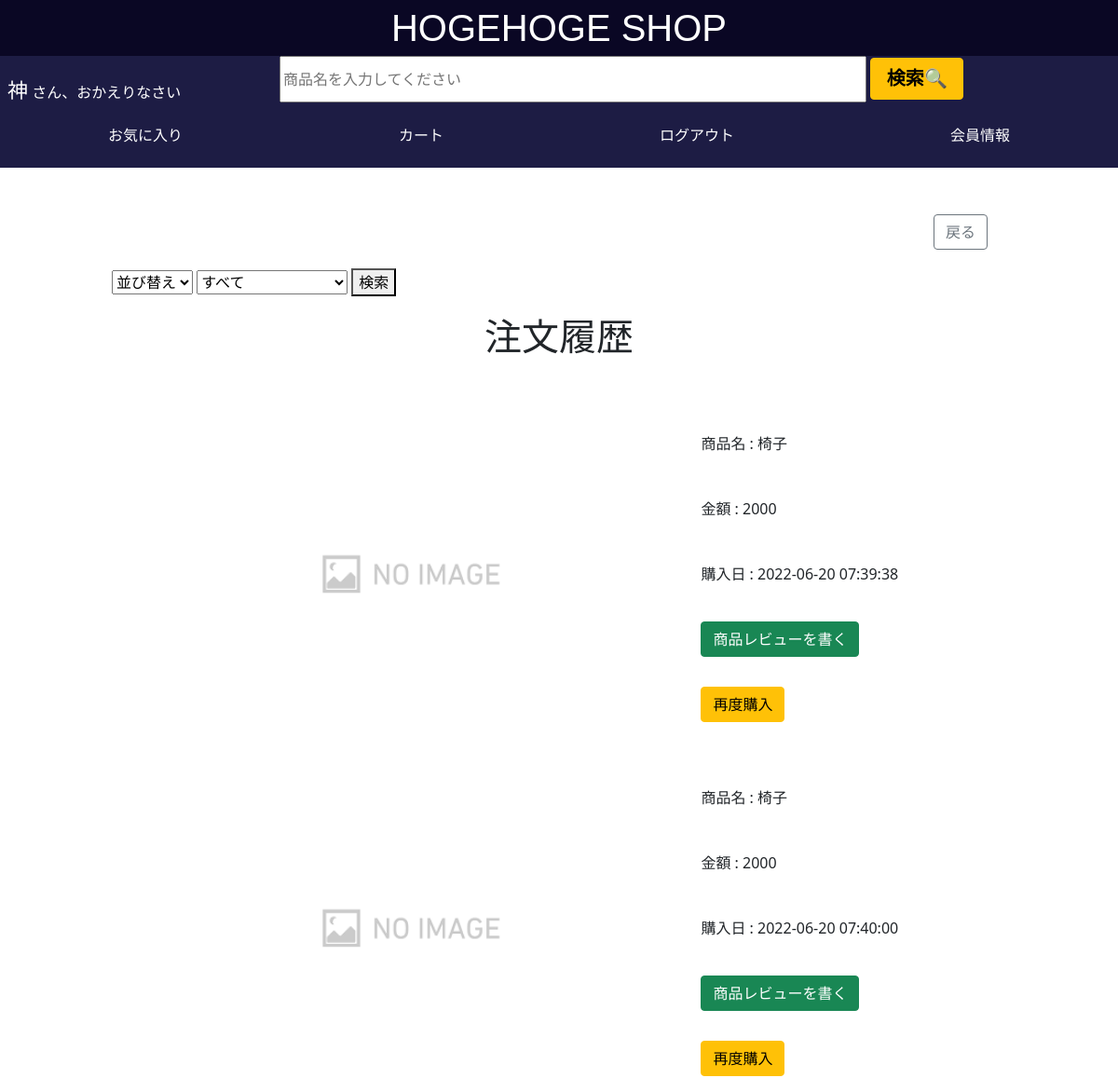
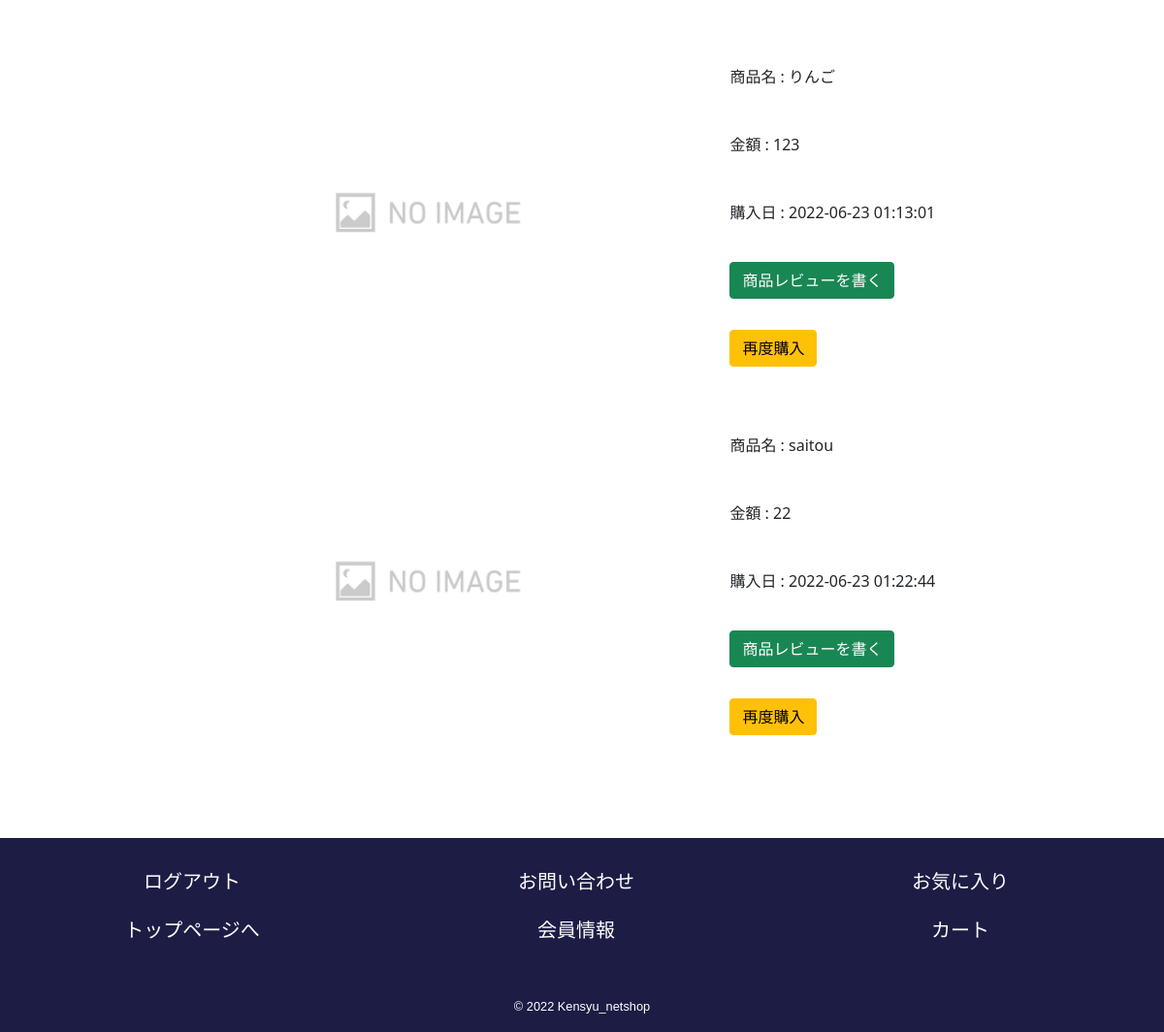
Page /kaiinjouhou/rireki.php (signed in) on the committed database (2 pictures, top to bottom).
### tables this page shows
CREATE TABLE `users` (
  `id` int(11) NOT NULL COMMENT 'ユーザーID',
  `name` varchar(255) NOT NULL COMMENT 'ユーザー名',
  `name_kana` varchar(255) NOT NULL COMMENT 'ユーザー仮名',
  `nickname` varchar(255) NOT NULL COMMENT 'ニックネーム',
  `sex` int(11) DEFAULT NULL COMMENT '性別',
  `birthday` date DEFAULT NULL COMMENT '誕生日',
  `zipcode` varchar(255) NOT NULL COMMENT '郵便番号',
  `address` varchar(255) NOT NULL COMMENT '住所',
  `tell` varchar(20) NOT NULL COMMENT '電話番号',
  `email` varchar(255) NOT NULL COMMENT 'メールアドレス',
  `pass` varchar(255) NOT NULL COMMENT 'パスワード',
  `created` timestamp NOT NULL DEFAULT CURRENT_TIMESTAMP COMMENT '作成日',
  `updatetime` timestamp NOT NULL DEFAULT CURRENT_TIMESTAMP ON UPDATE CURRENT_TIMESTAMP COMMENT '更新日'
);

CREATE TABLE `history` (
  `id` int(11) NOT NULL COMMENT '注文履歴ID',
  `user_id` int(11) NOT NULL COMMENT 'ユーザーID',
  `name` varchar(255) NOT NULL COMMENT '商品名(購入時)',
  `price` int(11) NOT NULL COMMENT '価格(購入時)',
  `num` int(11) NOT NULL COMMENT 'なんこその商品を買ったか',
  `item_id` int(11) NOT NULL COMMENT '商品リンク',
  `created` timestamp NOT NULL DEFAULT CURRENT_TIMESTAMP COMMENT '作成日'
);

### kaiinjouhou/rireki.php (the view, shortened to what this page needs)
<?php
require('../library.php');
if (isset($_SESSION['id'])) {
    $user_id = $_SESSION['id'];
} else {
    header('Location: login.php');
    exit();
}
$s = '';
$p = '';
  $db = dbconnect();
  $stmt = $db->query('select history.name, history.price, history.created, item_id, items.id, items.picture from history left join items on item_id=items.id where user_id='.$user_id.' '.$p.' '.$s.'');
?>
<!DOCTYPE html>
<html lang="ja">
<head>
    <link href="https://cdn.jsdelivr.net/npm/bootstrap@5.0.2/dist/css/bootstrap.min.css" rel="stylesheet">
    <link rel="stylesheet" href="../style.css">
</head>
<body>
  <header>
    <?php header_inc(); ?>
  </header>
  <main class="kaiin-body">
  <div class="btn-modoru-rireki">
    <button class="btn btn-outline-secondary btn-block" onclick="location.href='kaiin_jouhou.php'">戻る</button>
  </div>
  <form action="rireki.php" method="GET">
    <select name="narabikae" id="narabi">
      <?php if($narabikae ==='koujun'):?>
      <option value="koujun">新しい順</option>
      <option value="shoujun">古いい順</option>
      <?php elseif($narabikae==='shoujun'): ?>
      <option value="shoujun">古い順</option>
      <option value="koujun">新しい順</option>
      <?php else : ?>
        <option value="default">並び替え</option>
      <?php endif ;?>
    </select>
    <select name="nedan" id="nedan">
      <option value="default">すべて</option>
    </select>
    <button type="submit" name="">検索</button>
  </form>
  <h1>注文履歴</h1>
  <div class="rireki-table">
      <?php while( $rireki = $stmt->fetch_assoc()): ?>
          <table>
              <tbody>
                <tr>
                  <td rowspan="5">
                      <a href="../top/shouhin_shousai.php?id=<?php echo $rireki['item_id']; ?>">
                      <?php if ($rireki['picture'] == null): ?>
                        <img src="../top/img/noimage.png">
                      <?php else: ?>
                        <img src="../top/img/<?php echo $rireki['picture'];?>" >
                      <?php endif; ?>
                      </a>
                  </td>
                  <td>商品名 : <?php echo $rireki['name']; ?></td>
                </tr>
                <tr>
                  <td>金額 : <?php echo $rireki['price']; ?></td>
                </tr>
                <tr>
                  <td>購入日 : <?php echo $rireki['created']; ?></td>
                </tr>
                <tr>
                  <td>
                      <a class="btn btn-success" href="../top/kutikomi.php?id=<?php echo $rireki['item_id']; ?>">商品レビューを書く</a>
                  </td>
                </tr>
                <tr>
                  <td>
                      <a class="btn btn-warning" href="../top/shouhin_shousai.php?id=<?php echo $rireki['item_id'];?>">再度購入</a>
                  </td>
                </tr>
              </tbody>
          </table>
      <?php endwhile; ?>
  </div>
    </main>
    <footer>
        <?php footer_inc(); ?>
    </footer>
</body>
</html>

### library.php (shortened to what this page needs)
<?php
function header_inc() {
    if(isset($_SESSION['id'])){
        include(dirname(__FILE__) . "./head/header_logout.php");
    }else{
        include(dirname(__FILE__) . "./head/header_login.php");
    }
}
function footer_inc() {
    if(isset($_SESSION['id'])){
        include(dirname(__FILE__) . "./head/footer_logout.php");
    }else{
        include(dirname(__FILE__) . "./head/footer_login.php");
    }
}
?>

### head/header_logout.php (shortened to what this page needs)
<?php
global $user_name;
global $search;
$db = dbconnect();
$userid = $_SESSION['id'];
$sql1 ='select * from users where id='.$userid.'';
$stmt1 = $db->query($sql1);
while($rec1 =$stmt1->fetch_assoc()){
  $user_name = $rec1["nickname"];
}
if (isset($_GET['search'])) {
    $search = h($_GET['search']);
    $search_value = $search;
    $db = dbconnect();
    $sc = "where name LIKE '%$search%'";
} else {
    $search = '';
}
?>
<div class="title_header">
    <h1 class="title"><a href="../top/top.php">HOGEHOGE SHOP</a></h1>
</div>
<div class="header_list">
    <div class="serch">
        <div class="header-message">
            <div class="header-message-left">
                <p><span><?php echo $user_name; ?></span>&nbsp;さん、おかえりなさい</p>
            </div>
            <div class="header-message-right">
                <form action="../top/top.php" method="get">
                    <?php if (isset($_GET['search'])) : ?>
                        <input type="text" class="text_box" name="search" value="<?php echo $search ?>">
                    <?php else : ?>
                        <input type="text" class="text_box" name="search" placeholder="商品名を入力してください">
                    <?php endif; ?>
                        <button type="submit" class="btn btn-warning" id="serch_button">検索🔍</button>
                    </div>
            </div>
        </div>
        <div class="header-link">
            <p><a href="../favo/favorite.php">お気に入り</a></p>
            <p><a href="../top/cart.php">カート</a></p>
            <p><a href="../login/logout.php">ログアウト</a></p>
            <p><a href="../kaiinjouhou/kaiin_jouhou.php">会員情報</a></p>
        </div>
    </div>

### head/footer_logout.php
<div class="footer_list">
<ul class="list_1">
        <li><a href="../login/logout.php">ログアウト</a></li>
        <li><a href="../top/top.php">トップページへ</a></li>
    </ul>
    <ul class="list_2">
        <li><a href="../inq/toiawase.php">お問い合わせ</a></li>
        <li><a href="../kaiinjouhou/kaiin_jouhou.php">会員情報</a></li>
    </ul>
    <ul class="list_3">
        <li><a href="../favo/favorite.php">お気に入り</a></li>
        <li><a href="../top/cart.php">カート</a></li>
    </ul>
</div>
<p class="copyright">© 2022 Kensyu_netshop</p>

### style.css (style rules this page uses)
html { font-size: 100%; }
main { flex: 1; }
h1 { font-family: Arial, Helvetica, sans-serif; margin:20px auto 20px; }
p { margin:20px auto 0px; }
a { text-decoration: none; }
body { display: flex; flex-flow: column; min-height: 100vh; }
img { width: 100%; }
footer { margin-top: 30px; }
.title_header { display: flex; width: 100%; height: 60px; background-color: rgb(10, 7, 36); align-items: center; }
.title a { color: rgb(255, 255, 255); }
.text_box { width: 70%; height: 50px; }
#serch_button { width:100px; height: 45px; margin-bottom: 5px; font-weight: bold; font-size: 1.25rem; }
@media screen and (min-width: 960px) { .header-message { display: flex; } }
.header-message p { color: white; text-align: left; margin-left: 0.5em; }
.header-message span { font-size: 22px; }
.header-message-left { flex: 1; }
.header-message-right { flex: 3; }
.header-link { display: flex; }
.header-link a { color: white; }
.header_list { width: 100%; height: 120px; background-color: rgb(29, 28, 68); }
.footer_list { display: flex; padding-top: 30px; }
footer { background-color: rgb(29, 28, 68); width: 100%; height: 200px; }
footer li { list-style: none; font-size: 1.25rem; margin-bottom: 20px; }
footer ul { text-align: center; }
.list_1 { width: 33%; padding-left: 0; }
.list_2 { width: 33%; padding-left: 0; }
.list_3 { width: 33%; padding-left: 0; }
footer a { color: white; }
footer p { color: white; font-family: Helvetica; font-size: 0.8rem; margin-top: 18px; text-align: center; }
.kaiin-body h1 { text-align: center; margin-bottom: 55px; }
.kaiin-body { margin: 80px; }
.btn-modoru-rireki { text-align: right; margin: 20px; }
.kaiin-body table , .kaiin-body td, .kaiin-body th { border: none; border-collapse: collapse; }
.kaiin-body table { margin-bottom: 30px; }
.kaiin-body td, .kaiin-body th { padding: 10px; width: 65%; height: 70px; }
.rireki-table { margin-left: 20%; }
.rireki-table img { width: 60%; }
@media screen and (min-width: 768px) { .kaiin-body { max-width: 960px; margin: 30px auto; width: 100%; } }

### rows in the picture
users: nickname "神"
history: name "椅子", price "2000", created "2022-06-20 07:39:38"
history: name "椅子", price "2000", created "2022-06-20 07:40:00"
history: name "りんご", price "123", created "2022-06-23 01:13:01"
history: name "saitou", price "22", created "2022-06-23 01:22:44"
